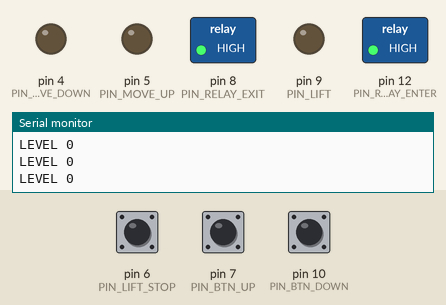
This sketch was run on a simulated Arduino Uno, built with avr-gcc and run on an emulated ATmega328P. On the bench: switched loads named in the sketch (green lamp = pin HIGH), output pins drawn as LEDs (lit = HIGH), the last lines printed to the serial monitor. The inputs (shaded band) are chosen by the test bench; at power-on: pin 10 (PIN_BTN_DOWN) HIGH, pin 6 (PIN_LIFT_STOP) HIGH, pin 7 (PIN_BTN_UP) HIGH.

Above: at 1.2 s.
1.3 s: pin 10 (PIN_BTN_DOWN) pulled LOW for 0.15 s
At 5.6 s:
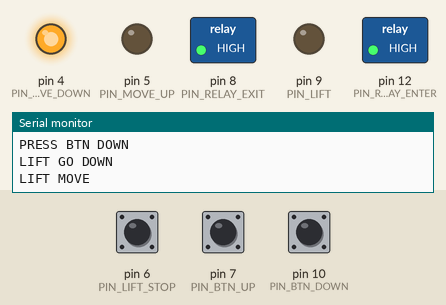
At 7.1 s:
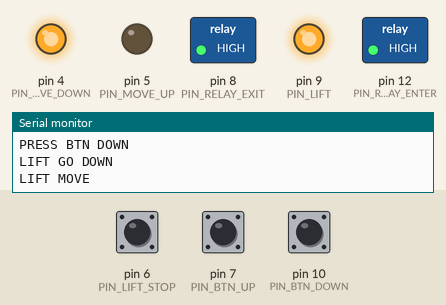
Timing chart, 0 to 39.8 s (numbered marks = the images above; inputs shaded):
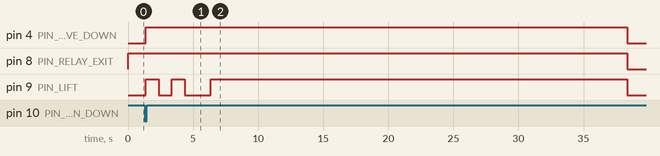

Measured:
- after the input at 1.3 s, pin 4 (PIN_MOVE_DOWN): LOW → HIGH after 0.06 s, → LOW 37.0 s later; pin 8 (PIN_RELAY_EXIT): HIGH → LOW after 37.1 s; pin 9 (PIN_LIFT): goes HIGH 1.0 s, LOW 1.0 s, HIGH 1.0 s, LOW 2.0 s, HIGH 32.0 s, then LOW, starting after 0.07 s

The sketch:

lift.ino
```cpp
/*
 * lift.ino - main unit for game "Lift"
 * @Author Vasiliy A. Ponomarjov
 * @modified Vasiliy A. Ponomarjov August 9, 2015
 * @email vas@vingrad.ru
*/

/**
* Системные модули
*/
#include <Arduino.h>
#include <Bounce2.h>
/**
 * Классы
 */
#include "tlift.h"

#define PIN_LIFT 9                     //привод лифта
#define PIN_LIFT_STOP 6                //пин состояния двигателя

#define PIN_RELAY_ENTER 12             //замок входной двери
#define PIN_RELAY_EXIT 8               //замок выходной двери
#define PIN_MOVE_DOWN 4                //индикатор движения вниз
#define PIN_MOVE_UP   5                //индикатор движения вверх
#define PIN_BTN_DOWN  10               //кнопка вниз
#define PIN_BTN_UP    7                //кнопка вверх
#define PIN_GAME_OVER 3                //конец игры

#define LIFT_MOVE_TIME  30000           //время движения лифта
#define OPEN_DOOR_TIME  10000          //время открытых дверей
#define BTN_BOUNCE_TIME 50             //антидребезг кнопок

TLift Lift(PIN_LIFT, LIFT_MOVE_TIME, PIN_LIFT_STOP); //лифт
//TLift Lift(PIN_LIFT, LIFT_MOVE_TIME); //лифт - такая запись используется в случае если не будет использоваться пин остановки

Bounce btnDown;                        //кнопка вниз
Bounce btnUp;                          //кнопка вверх

bool gameOver = false;                //конец игры


void setup() {
  Serial.begin(9600);

  //лифт
  pinMode(PIN_LIFT, OUTPUT);
  digitalWrite(PIN_LIFT, LOW);
  Lift.ledDown = PIN_MOVE_DOWN;
  Lift.ledUp = PIN_MOVE_UP;
  pinMode(PIN_LIFT_STOP, INPUT);
  digitalWrite(PIN_LIFT_STOP, HIGH);

  //двери лифта
  pinMode(PIN_RELAY_ENTER, OUTPUT);
  pinMode(PIN_RELAY_EXIT, OUTPUT);
  //обе двери открыты
  digitalWrite(PIN_RELAY_ENTER, HIGH);
  digitalWrite(PIN_RELAY_EXIT, HIGH);

  //индикаторы движения вверх/вниз
  pinMode(PIN_MOVE_DOWN, OUTPUT);
  pinMode(PIN_MOVE_UP, OUTPUT);
  //обе двери погашены
  digitalWrite(PIN_MOVE_DOWN, LOW);
  digitalWrite(PIN_MOVE_UP, LOW);

  //кнопки с антидребезгом
  pinMode(PIN_BTN_DOWN, INPUT);
  pinMode(PIN_BTN_UP, INPUT);
  digitalWrite(PIN_BTN_DOWN, HIGH);
  digitalWrite(PIN_BTN_UP, HIGH);
  //включаем антидребезг программный
  btnDown.attach(PIN_BTN_DOWN);
  btnUp.attach(PIN_BTN_UP);
  btnUp.interval(BTN_BOUNCE_TIME);
  btnUp.interval(BTN_BOUNCE_TIME);

  //пин конца игры
  pinMode(PIN_GAME_OVER, INPUT);
  digitalWrite(PIN_GAME_OVER, HIGH);

  //ЕСЛИ НУЖНА ПРОВЕРКА НА ВЕРХНЮЮ ТОЧКУ ТО РАСКОММЕНТИРУЙ БЛОК
  //если концевик двигателя не замкнут на массу,
  //то возвращаем двигатель в первоначальное состояние
//  if (Lift.getStateStopPin()) {
//    Lift.goUp();
//  }
}

void loop() {
  //если лифт не движется, то работаем, иначе просто ждем
  switch (Lift.getLevel()) {
    case 0:
      Serial.println("LEVEL 0");
      if (btnDown.update()) {
        if (!btnDown.read()) {
          Serial.println("PRESS BTN DOWN");
          //едем вниз
          Lift.goDown();
          //открываем выходную дверь
          digitalWrite(PIN_RELAY_EXIT, LOW);
          //ждем некоторое время и блокируем дверь
          delay(OPEN_DOOR_TIME);
          //блокируем выходную дверь
          digitalWrite(PIN_RELAY_EXIT, HIGH);
        }
      }
      break;
    case 1:
      Serial.println("LEVEL 1");
      if (!digitalRead(PIN_GAME_OVER)) {
        gameOver = true;
        //открываеи выходную дверь
        digitalWrite(PIN_RELAY_EXIT, LOW);
        //ждем некоторое время и блокируем дверь
        delay(OPEN_DOOR_TIME);
        //блокируем выходную дверь
        digitalWrite(PIN_RELAY_EXIT, HIGH);
      }
      //если закончили игру
      if (gameOver) {
        if (btnUp.update()) {
          if (!btnUp.read()) {
            Serial.println("PRESS BTN UP");
            //если едем вверх, то снимаем флаг окончания игры
            gameOver = false;
            //едем вниз
            Lift.goUp();
            //открываем входную дверь
            digitalWrite(PIN_RELAY_ENTER, LOW);
            //ждем некоторое время и блокируем дверь
            delay(OPEN_DOOR_TIME);
            //блокируем входную дверь
            digitalWrite(PIN_RELAY_ENTER, HIGH);
          }
        }
      }
      break;
  }

}
```

tlift.h
```cpp
/*
 * tlift.h - header unit for TLift class
 * @Author Vasiliy A. Ponomarjov August 8, 2015
 * @modified Vasiliy A. Ponomarjov August 8, 2015
 * @email vas@vingrad.ru
*/

#ifndef LIFT_TLIFT_H
#define LIFT_TLIFT_H

#define SHAKE_COUNT 5    //число раскачек
#define SHAKE_TIME  1000 //задержка между раскачками
#define WAIT_STOP   2000 //ожидание срабатывания датчика остановки

/**
 * Структура состояний лифта
 */
struct TLift {
private:
  uint8_t _pin;
  int _pinStop;
  bool _state;
  uint8_t _level;
  unsigned int _moveTime;
  void _move();
public:
  int8_t ledDown;
  int8_t ledUp;
  TLift(uint8_t APin, unsigned int AMoveTime, int APinStop);
  bool getState();
  uint8_t getLevel();
  void goDown();
  void goUp();
  void stop();
  uint8_t getStateStopPin();
  void doShake(uint8_t ACount, unsigned int ATime);
};

/**
 * Constructor
 */
TLift::TLift(uint8_t APin, unsigned int AMoveTime, int APinStop = -1) {
  this->_pin = APin;
  this->_pinStop = APinStop;
  this->_state = false;
  this->_level = 0;
  this->_moveTime = AMoveTime;
  //подсветка напраления движения, по-умолчанию 0 - не используется
  this->ledUp = -1;
  this->ledDown = -1;
}

/**
 * Состояние вращения
 * @return
 */
bool TLift::getState() {
  return _state;
}

/**
 * Состояние уровня
 * @return
 */
uint8_t TLift::getLevel() {
  return this->_level;
}

/**
 * Едем вверх
 */
void TLift::goUp() {
  Serial.println("LIFT GO UP");
  this->_state = true;
  this->_level = 0;
  if (this->ledUp > -1) {
    digitalWrite(this->ledUp, HIGH);
  }
  this->_move();
}

/**
 * Едем вниз
 */
void TLift::goDown() {
  Serial.println("LIFT GO DOWN");
  this->_state = true;
  this->_level = 1;
  if (this->ledDown > -1) {
    digitalWrite(this->ledDown, HIGH);
  }
  this->_move();
}

/**
 * Запуск движения
 */
void TLift::_move() {
  Serial.println("LIFT MOVE");

  //РАСКАЧИВАЕМ, ЕСЛИ РАСКАЧКА НЕ НУЖНА, КОММЕНТИРУЙ СТРОКУ
  this->doShake(SHAKE_COUNT, SHAKE_TIME);

  digitalWrite(this->_pin, HIGH);
  delay(this->_moveTime);
  //если пин остановки задан, то крутим до его замыкания, но не более 2 секунд
  unsigned long _start = millis();
  while ((millis() - _start < WAIT_STOP) && (this->getStateStopPin())) {
    //пустой цикл, просто ждем окончания времени или замыкания контакта на массу
  }
  this->stop();
}

/**
 * Остановка
 */
void TLift::stop() {
  Serial.println("LIFT STOP");
  this->_state = false;
  if (this->ledUp > -1) {
    digitalWrite(this->ledUp, LOW);
  }
  if (this->ledDown > -1) {
    digitalWrite(this->ledDown, LOW);
  }
  digitalWrite(this->_pin, LOW);
}

/**
 * Раскачка
 * @param ACount число дерганий
 * @param ATime задержка между дерганиями
 */
void TLift::doShake(uint8_t ACount, unsigned int ATime) {
  uint8_t _command = LOW;
  for (uint8_t i=1;i<ACount;i++) {
    _command = !_command;
    digitalWrite(this->_pin, _command);
    delay(ATime);
  }
  digitalWrite(this->_pin, LOW);
  delay(ATime);
}

/**
 * Возвращает состояние пина контакта верхней точки
 * @return
 */
uint8_t TLift::getStateStopPin() {
  if (this->_pinStop > -1) {
    return digitalRead(this->_pinStop);
  } else {
    return LOW;
  }
}

#endif
```
